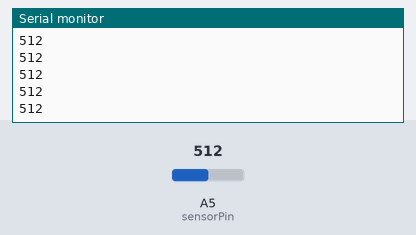
Simulated run of this sketch. Board: Arduino Uno, built with avr-gcc and run on an emulated ATmega328P. Parts: the last lines printed to the serial monitor. The inputs (shaded band) are chosen by the test bench; at power-on: A5 (sensorPin) = 512.

Above: at 1.2 s.
1.3 s: A5 (sensorPin) set to 716
At 1.68 s:
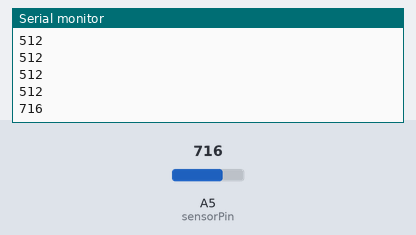
2.8 s: A5 (sensorPin) set to 900
At 2.93 s:
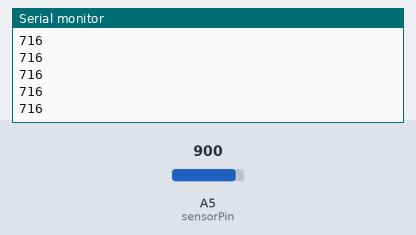
Timing chart, 0 to 5.8 s (numbered marks = the images above; inputs shaded):
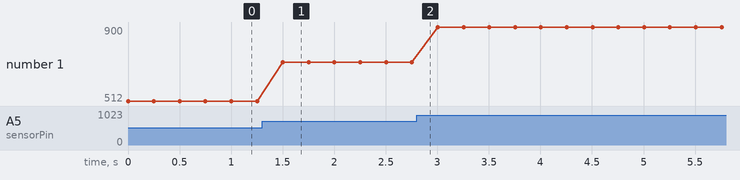

The sketch:

magnets_how_do_they_work.ino
```cpp
int sensorPin = A5;
int counter = 0;
int sensorValue = 0;

void setup()
{
  // setup serial - diagnostics - port
  Serial.begin(9600);
  pinMode(sensorPin, INPUT);
}

void loop()
{
  // int sensorValue = digitalRead(sensorPin);
  sensorValue = analogRead(sensorPin);

  Serial.println(sensorValue);
  delay(250);
}
```

Measured:
- after the input at 1.3 s, the serial monitor: prints a new line after 0.20 s (image 1)
- plotted number 1: 512 → 716 after the input at 1.3 s, 716 → 900 after the input at 2.8 s
